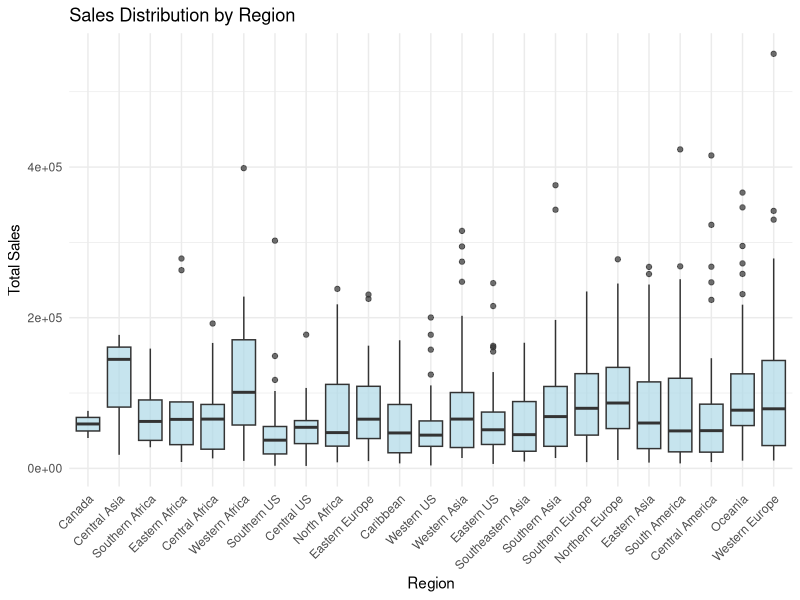
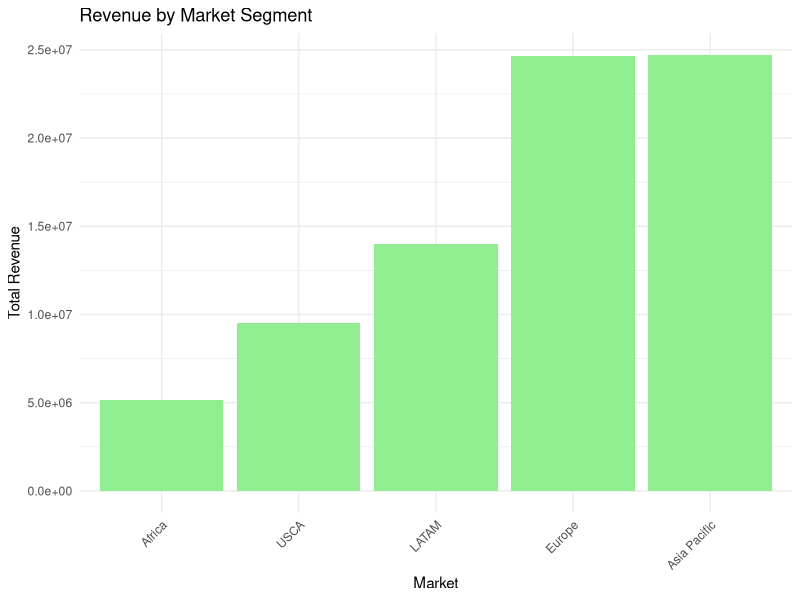
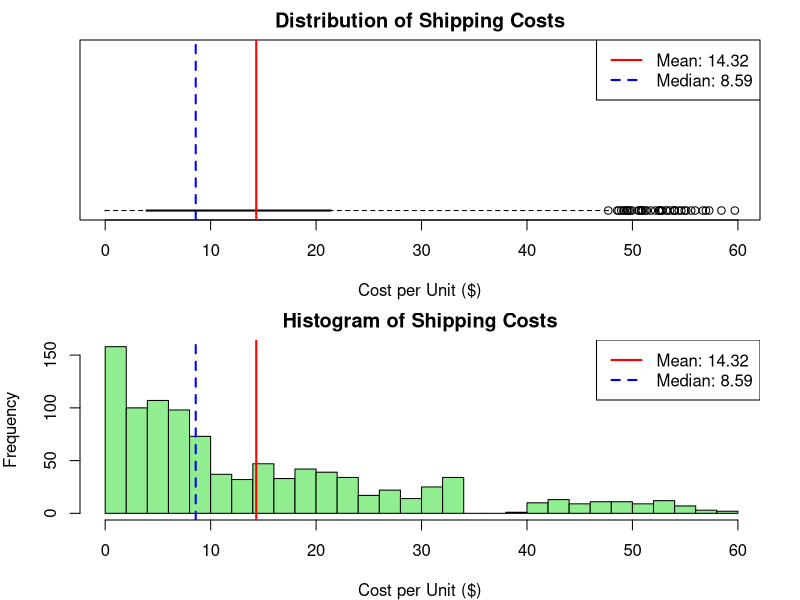
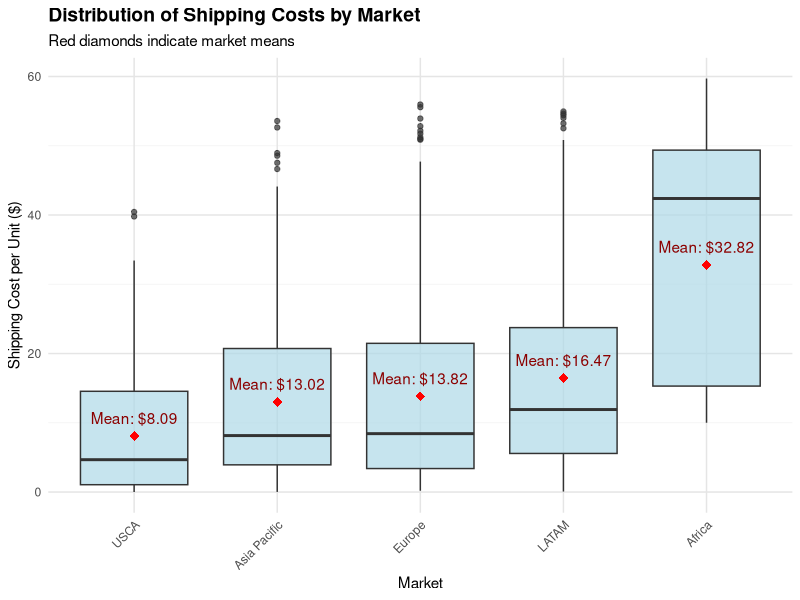
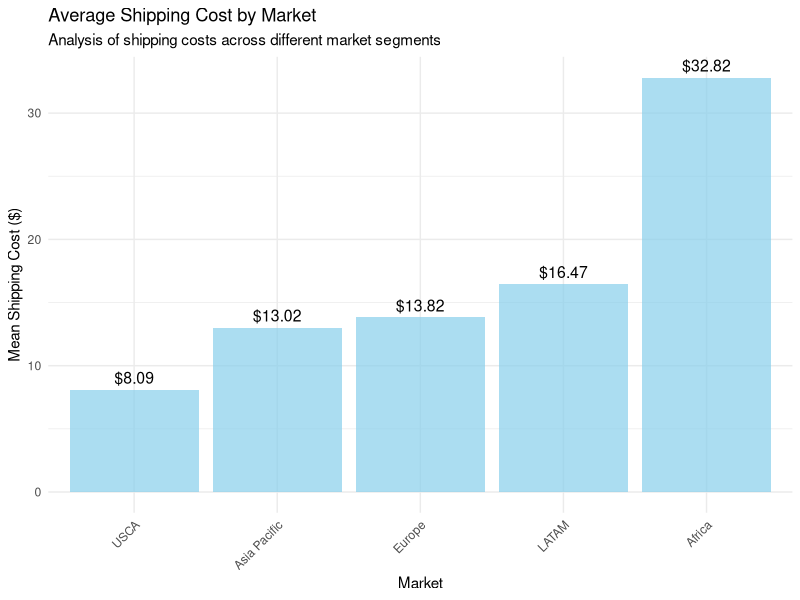
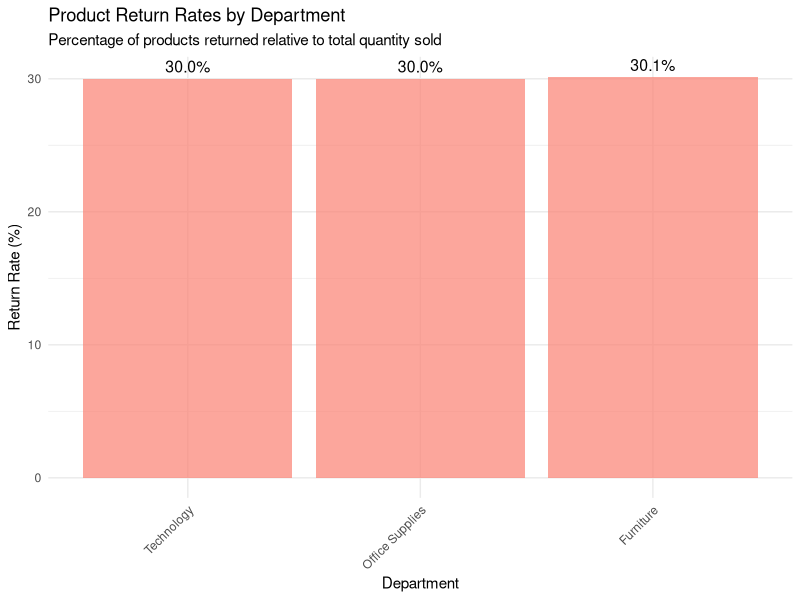
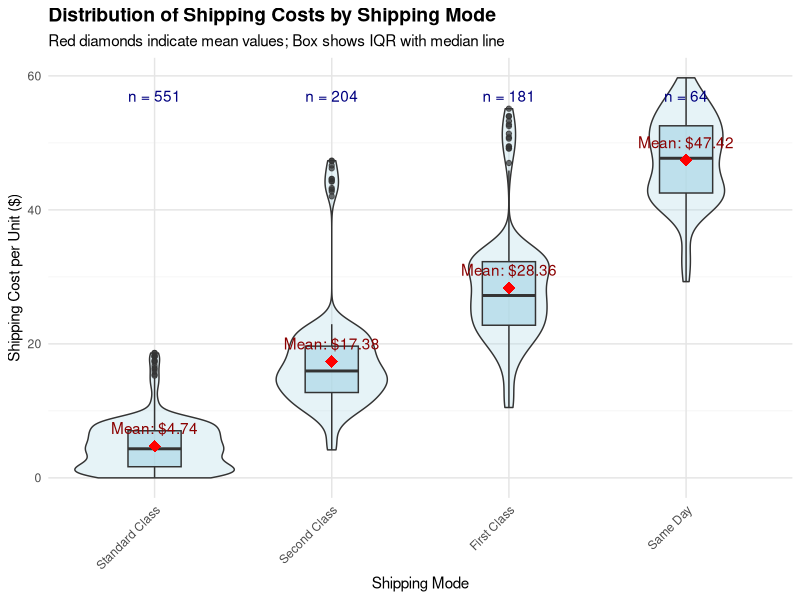
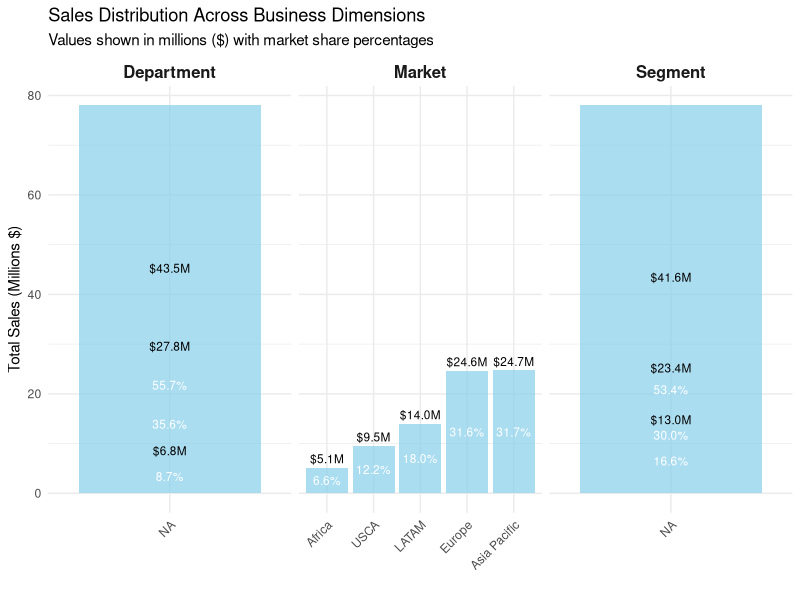

These figures' R source, in order:
## ---- chunk 1

# Libraries used in this document
library(rmarkdown)
library(readr)        # to read data sets
library(dplyr)        # part of tidyverse
library(tidyverse)
library(magrittr)     # for the pipes %>% 
library(kableExtra)   # Added for table styling
library(scales)       # For better number formatting
library(ggplot2)      # for advanced plotting
library(psych)        # for descriptive statistics
library(readxl)       # to read data sets
library(RColorBrewer) # For colors
library(knitr)

# Import the dataset
sales_data <- read_excel("M6_project_dataset(2023).xlsx")

# Calculate total sales and other metrics
sales_data <- sales_data %>%
  mutate(
    Total_Sales = Product_Price * Quantity,
    Revenue_per_Unit = Total_Sales / Quantity
  )

## ---- chunk 2
# Create a comprehensive summary statistics table
summary_stats <- sales_data %>%
  summarize(
    Total_Orders = n(),
    Total_Revenue = sum(Total_Sales),
    Average_Order_Value = mean(Total_Sales),
    Median_Order_Value = median(Total_Sales),
    Order_Value_StdDev = sd(Total_Sales),
    Average_Quantity = mean(Quantity),
    Total_Returns = sum(Returns)
  ) %>%
  gather(Metric, Value) %>%
  mutate(Value = round(Value, 2))

kable(summary_stats, 
      caption = "Key Performance Metrics Overview",
      col.names = c("Metric", "Value"))

# Create a visualization grid
par(mfrow = c(2, 2))

# Plot 1: Sales Distribution by Region
ggplot(sales_data, aes(x = reorder(Region, Total_Sales, FUN = sum), y = Total_Sales)) +
  geom_boxplot(fill = "lightblue", alpha = 0.7) +
  theme_minimal() +
  labs(title = "Sales Distribution by Region",
       x = "Region",
       y = "Total Sales") +
  theme(axis.text.x = element_text(angle = 45, hjust = 1))

# Plot 2: Market Segment Analysis
sales_data %>%
  group_by(Market) %>%
  summarize(Total_Revenue = sum(Total_Sales)) %>%
  ggplot(aes(x = reorder(Market, Total_Revenue), y = Total_Revenue)) +
  geom_bar(stat = "identity", fill = "lightgreen") +
  theme_minimal() +
  labs(title = "Revenue by Market Segment",
       x = "Market",
       y = "Total Revenue") +
  theme(axis.text.x = element_text(angle = 45, hjust = 1))
## ---- chunk 3
# Calculate summary statistics for shipping costs
shipping_stats <- summary(sales_data$Shipping_Cost_Each)
shipping_mean <- mean(sales_data$Shipping_Cost_Each)
shipping_median <- median(sales_data$Shipping_Cost_Each)

# Set up the plotting area
par(mfcol=c(2,1), mar=c(4,4,2,2))

# Calculate common limits for both plots
y_min <- min(sales_data$Shipping_Cost_Each)
y_max <- max(sales_data$Shipping_Cost_Each)

# Create horizontal boxplot
boxplot(sales_data$Shipping_Cost_Each, 
        horizontal=TRUE,
        main="Distribution of Shipping Costs",
        xlab="Cost per Unit ($)",
        col="lightblue",
        xlim=c(y_min, y_max))
# Add mean and median lines
abline(v=shipping_mean, col="red", lwd=2)
abline(v=shipping_median, col="blue", lwd=2, lty=2)
legend("topright", 
       legend=c(paste("Mean:", round(shipping_mean,2)),
                paste("Median:", round(shipping_median,2))),
       col=c("red", "blue"),
       lty=c(1,2),
       lwd=2)

# Create histogram
hist(sales_data$Shipping_Cost_Each,
     main="Histogram of Shipping Costs",
     xlab="Cost per Unit ($)",
     col="lightgreen",
     breaks=30,
     xlim=c(y_min, y_max))
# Add mean and median lines
abline(v=shipping_mean, col="red", lwd=2)
abline(v=shipping_median, col="blue", lwd=2, lty=2)
legend("topright", 
       legend=c(paste("Mean:", round(shipping_mean,2)),
                paste("Median:", round(shipping_median,2))),
       col=c("red", "blue"),
       lty=c(1,2),
       lwd=2)
## ---- chunk 4
# Calculate market-specific statistics
market_stats <- sales_data %>%
  group_by(Market) %>%
  summarize(
    Mean_Cost = mean(Shipping_Cost_Each),
    Median_Cost = median(Shipping_Cost_Each),
    Q1 = quantile(Shipping_Cost_Each, 0.25),
    Q3 = quantile(Shipping_Cost_Each, 0.75)
  )

# Create enhanced boxplot
ggplot(sales_data, aes(x = reorder(Market, Shipping_Cost_Each, FUN = median), 
                       y = Shipping_Cost_Each)) +
  geom_boxplot(fill = "lightblue", alpha = 0.7) +
  geom_point(data = market_stats, 
             aes(x = Market, y = Mean_Cost), 
             color = "red", 
             size = 3,
             shape = 18) +
  stat_summary(fun = mean, 
               geom = "text", 
               aes(label = sprintf("Mean: $%.2f", ..y..)),
               vjust = -1,
               color = "darkred") +
  labs(title = "Distribution of Shipping Costs by Market",
       subtitle = "Red diamonds indicate market means",
       x = "Market",
       y = "Shipping Cost per Unit ($)") +
  theme_minimal() +
  theme(
    plot.title = element_text(size = 14, face = "bold"),
    axis.text.x = element_text(angle = 45, hjust = 1),
    panel.grid.major = element_line(color = "gray90"),
    panel.grid.minor = element_line(color = "gray95")
  )
## ---- chunk 5
# Calculate mean shipping costs per market
mean_shipping_by_market <- tapply(sales_data$Shipping_Cost_Each, 
                                sales_data$Market, 
                                mean)

# Convert to data frame for better plotting
shipping_df <- data.frame(
  Market = names(mean_shipping_by_market),
  Mean_Cost = as.numeric(mean_shipping_by_market)
) %>%
  arrange(desc(Mean_Cost))

# Create enhanced bar plot
ggplot(shipping_df, aes(x = reorder(Market, Mean_Cost), y = Mean_Cost)) +
  geom_bar(stat = "identity", fill = "skyblue", alpha = 0.7) +
  geom_text(aes(label = sprintf("$%.2f", Mean_Cost)), 
            vjust = -0.5, 
            size = 4) +
  theme_minimal() +
  labs(title = "Average Shipping Cost by Market",
       subtitle = "Analysis of shipping costs across different market segments",
       x = "Market",
       y = "Mean Shipping Cost ($)") +
  theme(axis.text.x = element_text(angle = 45, hjust = 1))

# Extra points analysis: Return rates by department
returns_by_dept <- tapply(sales_data$Returns, 
                         sales_data$Department, 
                         sum)

# Calculate return rates
dept_totals <- tapply(sales_data$Quantity, 
                      sales_data$Department, 
                      sum)
return_rates <- (returns_by_dept / dept_totals) * 100

# Create return rates data frame
returns_df <- data.frame(
  Department = names(return_rates),
  Return_Rate = as.numeric(return_rates)
) %>%
  arrange(desc(Return_Rate))

# Create return rates visualization
ggplot(returns_df, aes(x = reorder(Department, Return_Rate), y = Return_Rate)) +
  geom_bar(stat = "identity", fill = "salmon", alpha = 0.7) +
  geom_text(aes(label = sprintf("%.1f%%", Return_Rate)), 
            vjust = -0.5, 
            size = 4) +
  theme_minimal() +
  labs(title = "Product Return Rates by Department",
       subtitle = "Percentage of products returned relative to total quantity sold",
       x = "Department",
       y = "Return Rate (%)") +
  theme(axis.text.x = element_text(angle = 45, hjust = 1))
## ---- chunk 6
# Calculate mode-specific statistics
mode_stats <- sales_data %>%
  group_by(ShipMode) %>%
  summarize(
    Mean_Cost = mean(Shipping_Cost_Each),
    Median_Cost = median(Shipping_Cost_Each),
    Q1 = quantile(Shipping_Cost_Each, 0.25),
    Q3 = quantile(Shipping_Cost_Each, 0.75),
    Count = n()
  )

# Create enhanced boxplot
ggplot(sales_data, aes(x = reorder(ShipMode, Shipping_Cost_Each, FUN = median), 
                       y = Shipping_Cost_Each)) +
  # Add violin plot for distribution shape
  geom_violin(fill = "lightblue", alpha = 0.3) +
  # Add boxplot
  geom_boxplot(width = 0.3, fill = "lightblue", alpha = 0.7) +
  # Add mean points
  stat_summary(fun = mean, 
              geom = "point", 
              shape = 18, 
              size = 4, 
              color = "red") +
  # Add mean labels
  stat_summary(fun = mean, 
              geom = "text", 
              aes(label = sprintf("Mean: $%.2f", ..y..)),
              vjust = -1,
              color = "darkred") +
  # Add count labels
  geom_text(data = mode_stats,
            aes(x = ShipMode, 
                y = max(sales_data$Shipping_Cost_Each),
                label = sprintf("n = %d", Count)),
            vjust = 2,
            color = "navy") +
  # Customize theme
  theme_minimal() +
  labs(title = "Distribution of Shipping Costs by Shipping Mode",
       subtitle = "Red diamonds indicate mean values; Box shows IQR with median line",
       x = "Shipping Mode",
       y = "Shipping Cost per Unit ($)") +
  theme(
    plot.title = element_text(size = 14, face = "bold"),
    axis.text.x = element_text(angle = 45, hjust = 1),
    panel.grid.major = element_line(color = "gray90"),
    panel.grid.minor = element_line(color = "gray95")
  )
## ---- chunk 7
# Create new dataset with calculated fields
sales_data_enhanced <- sales_data %>%
  mutate(
    Total_Sales = Product_Price * Quantity,
    Revenue_per_Unit = Total_Sales / Quantity,
    Return_Rate = (Returns / Quantity) * 100,
    Net_Quantity = Quantity - Returns,
    Net_Sales = Product_Price * Net_Quantity
  )
## ---- chunk 8
# Display structure of enhanced dataset (first row only)
glimpse(sales_data_enhanced[1, ])
## ---- chunk 9
# Create summary visualization of new metrics
sales_summary <- sales_data_enhanced %>%
  summarize(
    Total_Revenue = sum(Total_Sales),
    Total_Net_Revenue = sum(Net_Sales),
    Average_Return_Rate = mean(Return_Rate),
    Total_Orders = n()
  )

# Create formatted summary table
kable(gather(sales_summary) %>%
        rename("Metric" = key, "Value" = value),
      caption = "Summary of Enhanced Sales Metrics") %>%
  kable_styling(bootstrap_options = c("striped", "hover"), 
                full_width = FALSE)
## ---- chunk 10
# Calculate total sales by all three dimensions for comprehensive analysis
market_sales <- sales_data_enhanced %>%
  group_by(Market) %>%
  summarise(
    Total_Sales = sum(Total_Sales),
    Percentage = Total_Sales / sum(sales_data_enhanced$Total_Sales) * 100
  ) %>%
  arrange(desc(Total_Sales))

segment_sales <- sales_data_enhanced %>%
  group_by(Segment) %>%
  summarise(
    Total_Sales = sum(Total_Sales),
    Percentage = Total_Sales / sum(sales_data_enhanced$Total_Sales) * 100
  ) %>%
  arrange(desc(Total_Sales))

department_sales <- sales_data_enhanced %>%
  group_by(Department) %>%
  summarise(
    Total_Sales = sum(Total_Sales),
    Percentage = Total_Sales / sum(sales_data_enhanced$Total_Sales) * 100
  ) %>%
  arrange(desc(Total_Sales))

# Create formatted tables
kable(market_sales, 
      caption = "Total Sales by Market",
      col.names = c("Market", "Total Sales ($)", "Market Share (%)"),
      digits = c(0, 2, 1)) %>%
  kable_styling(bootstrap_options = c("striped", "hover"), 
                full_width = FALSE) %>%
  row_spec(0, bold = TRUE) %>%
  row_spec(1, bold = TRUE, color = "white", background = "#28a745")

# Extra Credit: Create enhanced visualizations
# Combined plot using facets
sales_combined <- bind_rows(
  mutate(market_sales, Category = "Market"),
  mutate(segment_sales, Category = "Segment"),
  mutate(department_sales, Category = "Department")
)

ggplot(sales_combined, 
       aes(x = reorder(Market, Total_Sales), 
           y = Total_Sales/1000000)) +
  geom_bar(stat = "identity", 
           fill = "skyblue",
           alpha = 0.7) +
  geom_text(aes(label = sprintf("$%.1fM", Total_Sales/1000000)),
            vjust = -0.5,
            size = 3) +
  geom_text(aes(label = sprintf("%.1f%%", Percentage),
                y = Total_Sales/2000000),
            color = "white",
            size = 3) +
  facet_wrap(~Category, scales = "free_x") +
  theme_minimal() +
  labs(title = "Sales Distribution Across Business Dimensions",
       subtitle = "Values shown in millions ($) with market share percentages",
       x = "",
       y = "Total Sales (Millions $)") +
  theme(axis.text.x = element_text(angle = 45, hjust = 1),
        strip.text = element_text(size = 12, face = "bold"))
## ---- chunk 11
# Create enhanced analysis dataset
premium_analysis <- sales_data_enhanced %>%
  # Create new metrics
  mutate(
    Is_Premium = ShipMode %in% c("Same Day", "First Class"),
    Return_Rate = (Returns / Quantity) * 100,
    Net_Profit = Total_Sales - (Shipping_Cost_Each * Quantity)
  ) %>%
  # Group by market and premium status
  group_by(Market, Is_Premium) %>%
  # Calculate market metrics
  summarise(
    Total_Orders = n(),
    Total_Sales = sum(Total_Sales),
    Avg_Return_Rate = mean(Return_Rate),
    Avg_Profit = mean(Net_Profit),
    Total_Profit = sum(Net_Profit),
    .groups = 'drop'
  ) %>%
  # Calculate premium ratio per market
  group_by(Market) %>%
  mutate(
    Premium_Ratio = Total_Orders[Is_Premium == TRUE] / sum(Total_Orders) * 100
  )

# Filter for high-potential markets
high_potential_markets <- premium_analysis %>%
  filter(Is_Premium == TRUE) %>%
  filter(Avg_Return_Rate < median(Avg_Return_Rate),
         Premium_Ratio > median(Premium_Ratio)) %>%
  arrange(desc(Total_Profit))

# Create visualization 1: Market Performance Matrix
ggplot(filter(premium_analysis, Is_Premium == TRUE),
       aes(x = Premium_Ratio, y = Avg_Return_Rate)) +
  geom_point(aes(size = Total_Profit/1000000, color = Market), alpha = 0.7) +
  geom_hline(yintercept = median(filter(premium_analysis, Is_Premium == TRUE)$Avg_Return_Rate),
             linetype = "dashed", color = "red", alpha = 0.5) +
  geom_vline(xintercept = median(premium_analysis$Premium_Ratio),
             linetype = "dashed", color = "red", alpha = 0.5) +
  theme_minimal() +
  labs(title = "Market Performance Matrix",
       subtitle = "Size indicates total profit (millions $)",
       x = "Premium Shipping Ratio (%)",
       y = "Average Return Rate (%)",
       size = "Profit (M$)") +
  theme(legend.position = "right")

# Create summary table
kable(premium_analysis %>%
        select(Market, Premium_Ratio, Avg_Return_Rate, Total_Profit) %>%
        mutate(Total_Profit = Total_Profit / 1000000),
      caption = "High-Potential Markets for Premium Shipping",
      col.names = c("Market", "Premium Ratio (%)", "Return Rate (%)", "Total Profit (M$)"),
      digits = c(0, 1, 1, 2)) %>%
  kable_styling(bootstrap_options = c("striped", "hover"), 
                full_width = FALSE)

# Create visualization 2: Profit Distribution
ggplot(filter(premium_analysis, Is_Premium == TRUE),
       aes(x = reorder(Market, Total_Profit), y = Total_Profit/1000000)) +
  geom_bar(stat = "identity", fill = "skyblue", alpha = 0.7) +
  geom_text(aes(label = sprintf("$%.1fM", Total_Profit/1000000)),
            vjust = -0.5) +
  theme_minimal() +
  labs(title = "Premium Shipping Profit by Market",
       x = "Market",
       y = "Total Profit (Millions $)") +
  theme(axis.text.x = element_text(angle = 45, hjust = 1))
